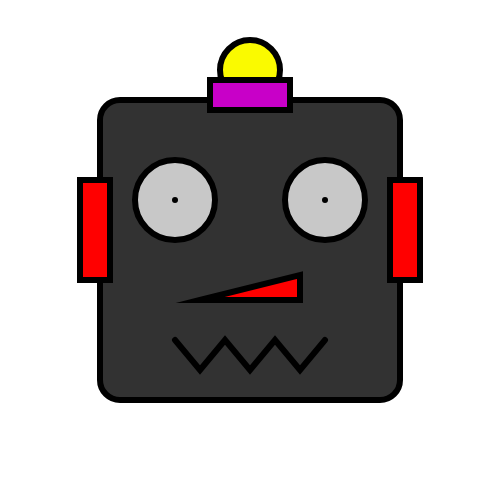
Frame 1 (no input)
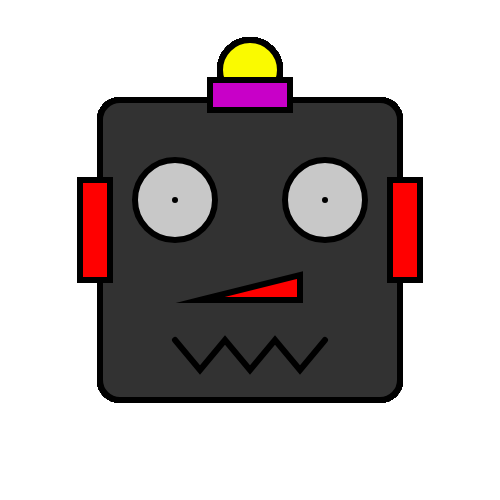
Frame 60 (no input)
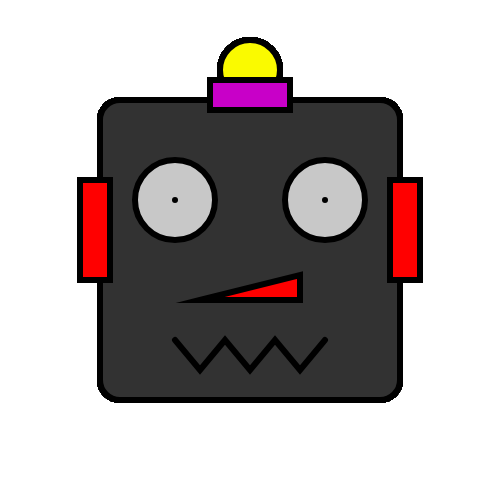
Frame 120 (the mouse pressed at the canvas centre since frame 60)

The p5.js sketch that drew these frames (run headless with seeded random() and noise() and a simulated clock; from frame 60 on, the mouse is pressed at the canvas centre):

// p5.js sketch
// ── sketch.js
function setup()
{
	//create a canvas for the robot
	createCanvas(500, 500);
}

function draw()
{
	strokeWeight(6);

	//robots head
	fill(50);
	rect(100, 100, 300, 300, 20);


	//robots antenna
	fill(250, 250, 0);
	ellipse(250, 70, 60, 60);

	fill(200, 0, 200);
	rect(210, 80, 80, 30);

	//robots eyes
	fill(200);
	ellipse(175, 200, 80, 80);
	point(175, 200);
	ellipse(325, 200, 80, 80);
	point(325, 200);


	//robots nose
	fill(255, 0, 0);
	triangle(200, 300, 300, 275, 300, 300);

	//robots ears
	rect(80, 180, 30, 100);
	rect(390, 180, 30, 100);

	//robots mouth
	noFill();
	beginShape();
	vertex(175, 340);
	vertex(200, 370);
	vertex(225, 340);
	vertex(250, 370);
	vertex(275, 340);
	vertex(300, 370);
	vertex(325, 340);
	endShape();
}
